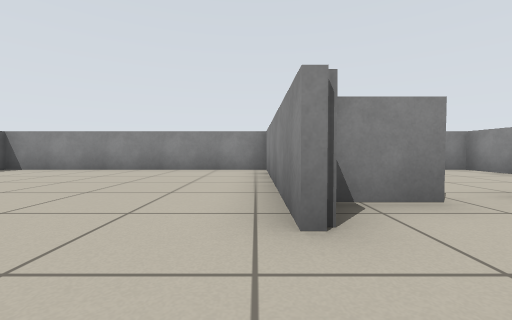
View 1 (above)

24 first-person views from a walk through a world built for the Player/Stage simulator. The camera is 0.49 m above the floor, tilts 2° down and sees 90° across. The lines on the ground mark 1 m squares. The floor is counted in squares, 1 m on a side. Each view is taken from the middle of a square. On the plan, view 1 faces up. The plan holds only what a view shows up to about 9 squares ahead; the rest is blank. Robots are left out.

View 2
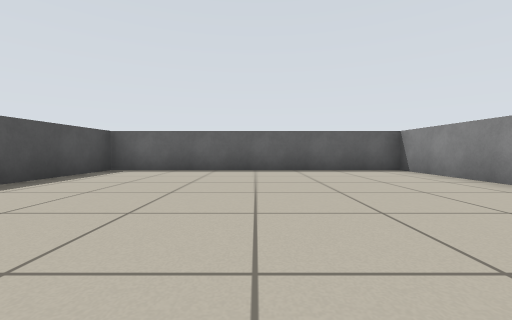

View 3
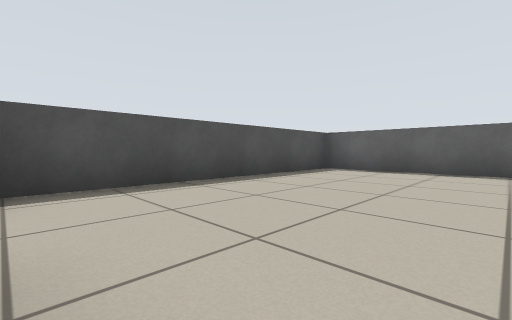

View 4
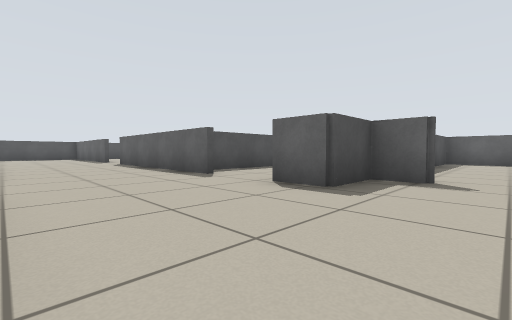

View 5
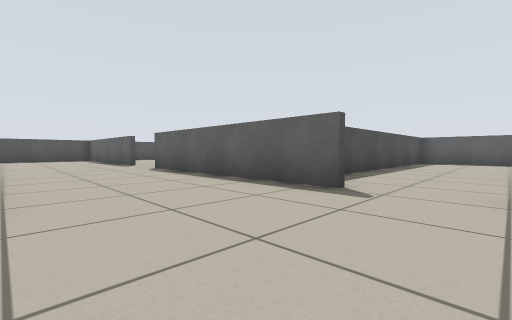

View 6
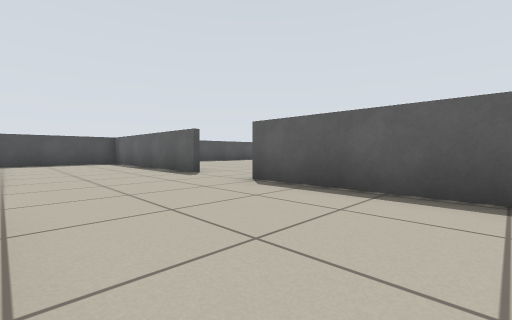

View 7
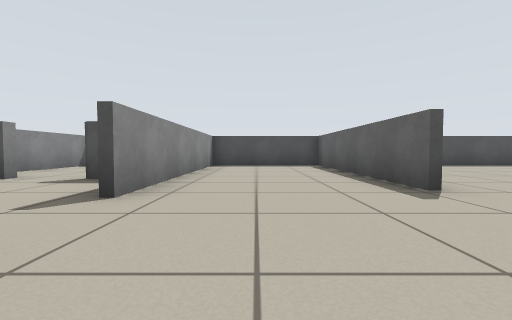

View 8
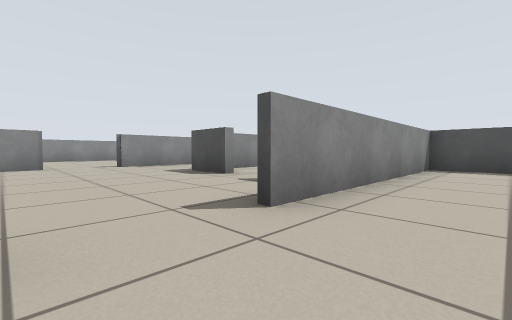

View 9
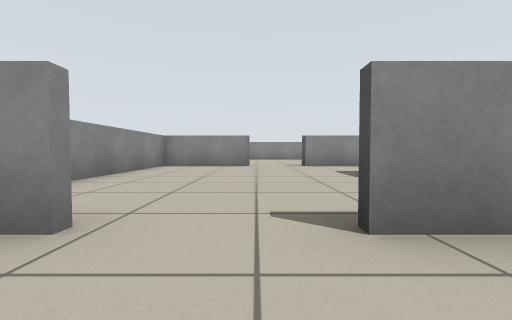

View 10
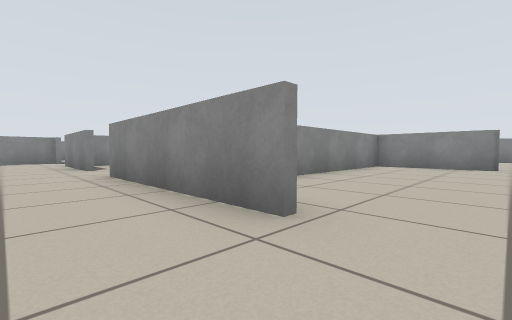

View 11
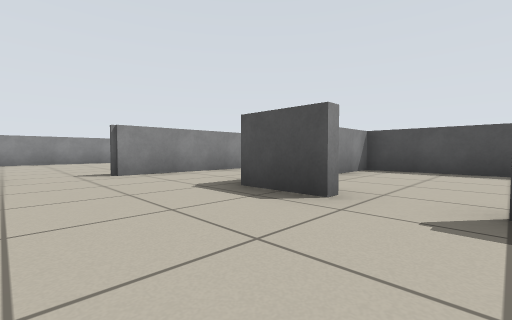

View 12
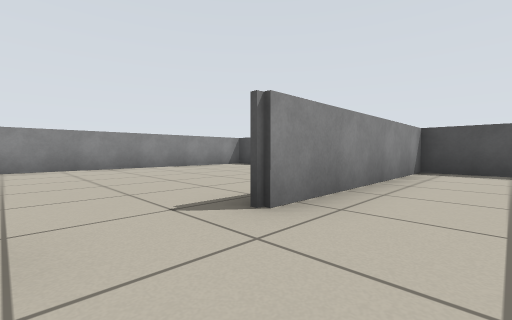

View 13
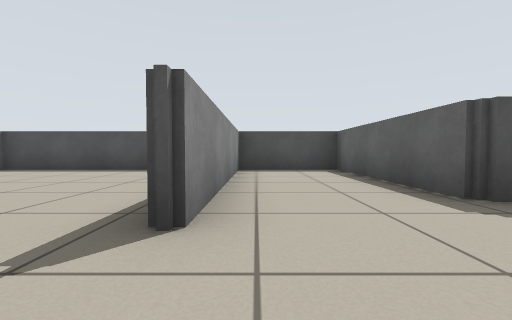

View 14
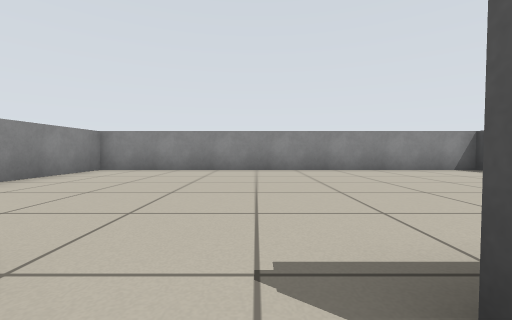

View 15
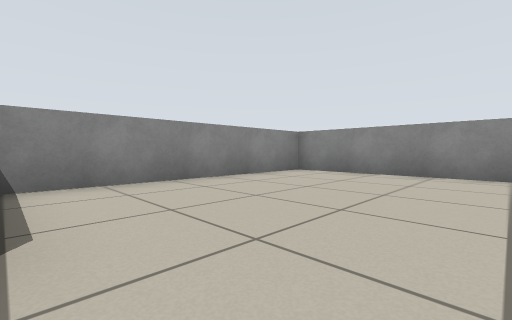

View 16
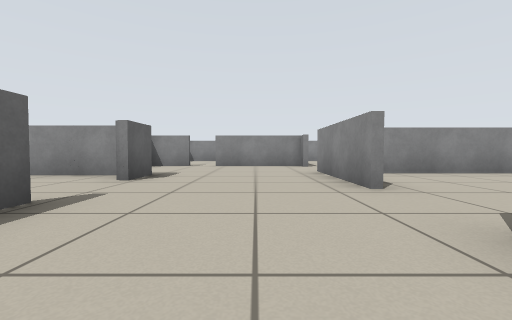

View 17
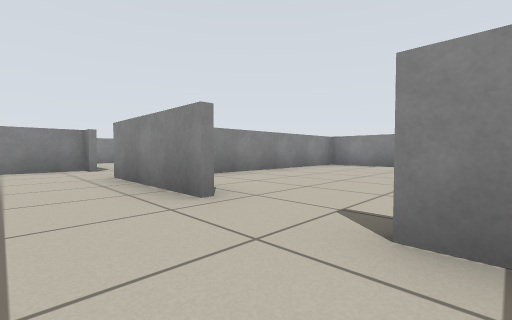

View 18
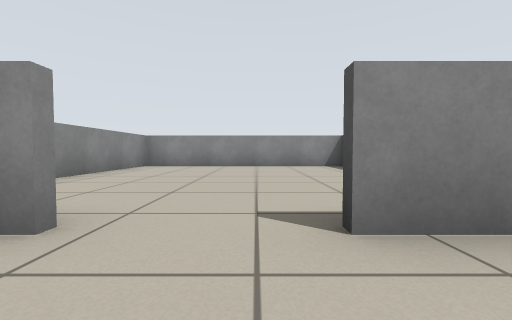

View 19
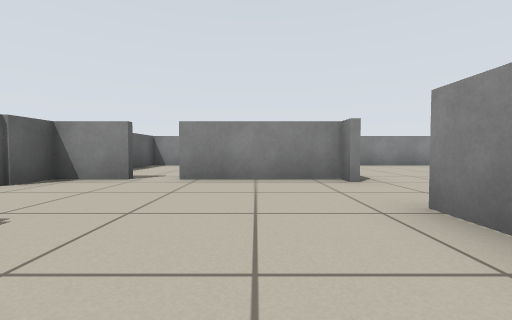

View 20
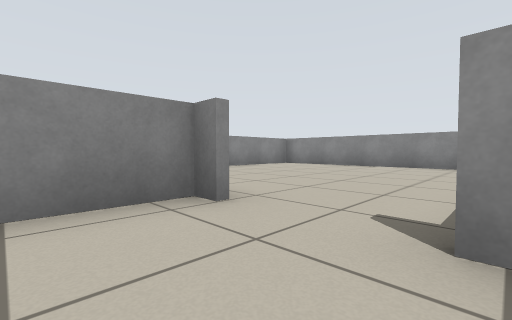

View 21
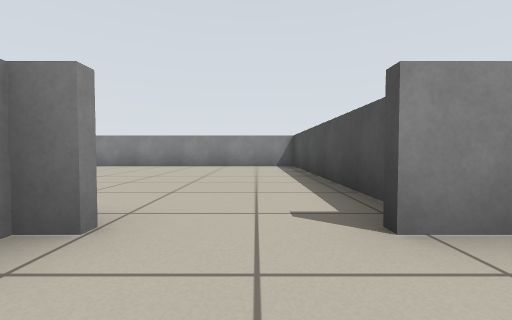

View 22
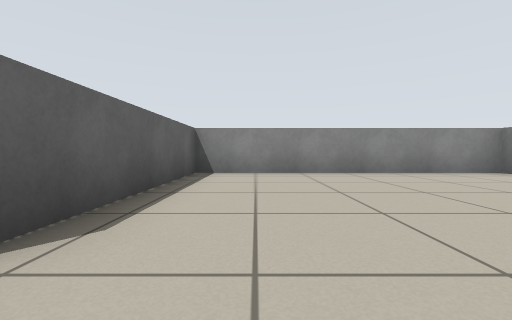

View 23
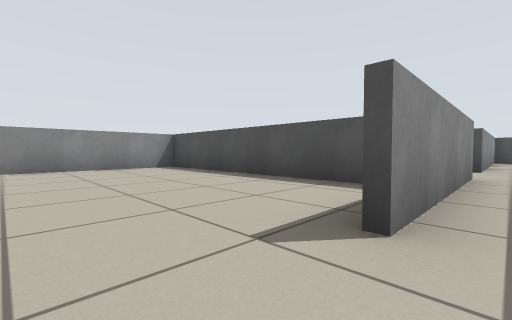

View 24
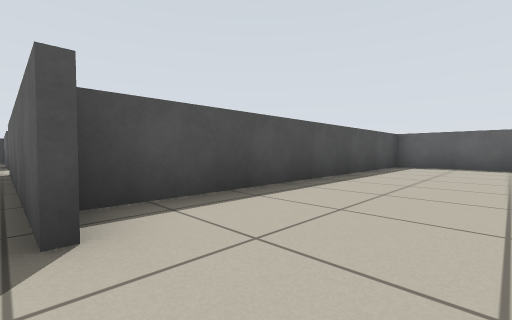

### Floor plan
Points are (right, up) in squares from view 1. A wall is a line through its corners. A room is listed if a view was taken in it or the views show most of it. See-through windows are left out.
Room 1 (views 1, 2, 3)
walls: (0.3, 1.5) (0.3, 6.2); (0.4, 6.7) (-6.5, 6.7) (-6.5, -0.7) (0.1, -0.7)
ways out: opening at (1, 1) to room 2
Room 2 (views 4, 5, 6, 7, 8, 9, 10, 16, 17, 18, 19, 20, 21, 23, 24)
walls: (1.9, -3.5) (1.9, -9.2); (5.5, -8.9) (5.5, -4.5); (5.5, -2.8) (5.5, 0.2); (1.9, -11.1) (1.9, -16.7) (5.5, -16.7) (5.5, -10.6); (1.2, -0.9) (-0.6, -0.9); (0.5, 0.2) (0.5, -0.7) (1.9, -0.7) (1.9, -1.8); (5.5, 2) (5.5, 2.4); (1.9, 2.4) (0.5, 2.4) (0.5, 1.5); (5.6, 2.4) (2.6, 2.4); (-6.5, -2) (-6.5, -4.5) (1.6, -4.5)
ways out: opening at (1, 1) to room 1; opening at (6, -9.5) to room 3; opening at (6, 1.5) to room 5; opening at (6, -3.5) to room 6; opening at (2, -10.5); gap at (2.5, 3)
Room 3 (views 11, 12, 13, 14)
walls: (8.2, -12.4) (9.9, -12.4) (9.9, -16.7) (12.4, -16.7) (12.4, -11.5); (12.4, -9.9) (12.4, -6.9); (12.5, -7) (8.1, -7)
ways out: opening at (6, -9.5) to room 2; opening at (13, -10.5) to room 4; opening at (8, -12) to room 7
Room 4 (view 15)
walls: (14.8, -16.7) (18.6, -16.7) (18.6, -7) (12.9, -7)
ways out: opening at (13, -10.5) to room 3
Room 5 (view 22)
walls: (6.4, -0.2) (12.4, -0.2) (12.4, 6.7) (5.6, 6.7) (5.6, 2.4)
ways out: opening at (6, 1.5) to room 2
Room 6 (no view inside)
walls: (6.5, -6.8) (12.5, -6.8); (12.4, -6.9) (12.4, -0.4) (6.1, -0.4)
ways out: opening at (6, -3.5) to room 2
Room 7 (no view inside)
walls: (7, -16.7) (9.6, -16.7) (9.6, -13.8)
ways out: opening at (8, -12) to room 3

Positions as (right, up) in squares from view 1, and headings:
1: (0, 0), facing up
2: (0, 3), facing left
3: (0, 3), facing down-left
4: (5, 1), facing down-left
5: (5, -2), facing down-left
6: (5, -6), facing down-left
7: (4, -8), facing down
8: (4, -9), facing down-right
9: (4, -10), facing right
10: (4, -10), facing up-right
11: (7, -10), facing down-right
12: (11, -10), facing down-right
13: (12, -10), facing down
14: (12, -11), facing right
15: (13, -11), facing up-right
16: (4, -6), facing up
17: (4, -5), facing up-right
18: (4, -4), facing right
19: (4, -2), facing up
20: (4, 0), facing up-right
21: (4, 1), facing right
22: (7, 1), facing up
23: (5, -3), facing down-right
24: (2, -2), facing down-left
